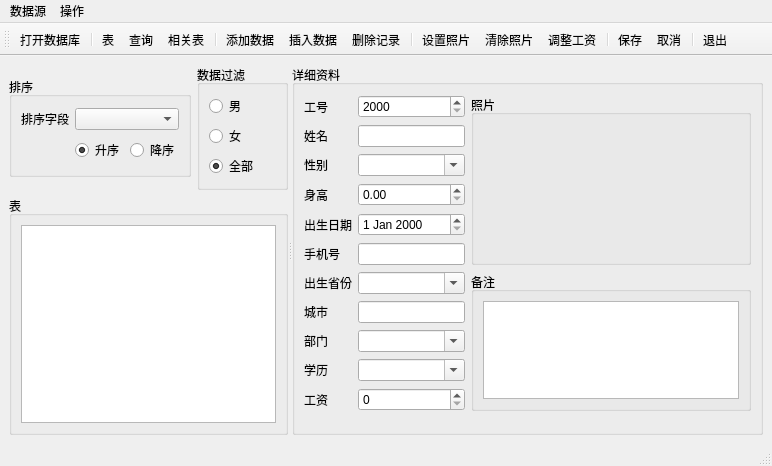
<?xml version="1.0" encoding="UTF-8"?>
<ui version="4.0">
 <class>MainWindow</class>
 <widget class="QMainWindow" name="MainWindow">
  <property name="geometry">
   <rect>
    <x>0</x>
    <y>0</y>
    <width>772</width>
    <height>466</height>
   </rect>
  </property>
  <property name="windowTitle">
   <string>MainWindow</string>
  </property>
  <widget class="QWidget" name="centralwidget">
   <layout class="QHBoxLayout" name="horizontalLayout_2">
    <item>
     <widget class="QSplitter" name="splitter">
      <property name="orientation">
       <enum>Qt::Horizontal</enum>
      </property>
      <widget class="QWidget" name="layoutWidget">
       <layout class="QVBoxLayout" name="verticalLayout">
        <item>
         <layout class="QHBoxLayout" name="horizontalLayout">
          <item>
           <widget class="QGroupBox" name="groupBoxSort">
            <property name="sizePolicy">
             <sizepolicy hsizetype="Preferred" vsizetype="Fixed">
              <horstretch>0</horstretch>
              <verstretch>0</verstretch>
             </sizepolicy>
            </property>
            <property name="minimumSize">
             <size>
              <width>0</width>
              <height>100</height>
             </size>
            </property>
            <property name="title">
             <string>排序</string>
            </property>
            <layout class="QGridLayout" name="gridLayout">
             <item row="0" column="0">
              <widget class="QLabel" name="label">
               <property name="sizePolicy">
                <sizepolicy hsizetype="Fixed" vsizetype="Preferred">
                 <horstretch>0</horstretch>
                 <verstretch>0</verstretch>
                </sizepolicy>
               </property>
               <property name="text">
                <string>排序字段</string>
               </property>
              </widget>
             </item>
             <item row="0" column="1" colspan="2">
              <widget class="QComboBox" name="comboFields">
               <property name="sizePolicy">
                <sizepolicy hsizetype="MinimumExpanding" vsizetype="Fixed">
                 <horstretch>0</horstretch>
                 <verstretch>0</verstretch>
                </sizepolicy>
               </property>
              </widget>
             </item>
             <item row="1" column="1">
              <widget class="QRadioButton" name="rbAsc">
               <property name="text">
                <string>升序</string>
               </property>
               <property name="checked">
                <bool>true</bool>
               </property>
              </widget>
             </item>
             <item row="1" column="2">
              <widget class="QRadioButton" name="rbDesc">
               <property name="text">
                <string>降序</string>
               </property>
              </widget>
             </item>
            </layout>
           </widget>
          </item>
          <item>
           <widget class="QGroupBox" name="groupBoxFilter">
            <property name="sizePolicy">
             <sizepolicy hsizetype="Preferred" vsizetype="Fixed">
              <horstretch>0</horstretch>
              <verstretch>0</verstretch>
             </sizepolicy>
            </property>
            <property name="minimumSize">
             <size>
              <width>0</width>
              <height>100</height>
             </size>
            </property>
            <property name="title">
             <string>数据过滤</string>
            </property>
            <layout class="QVBoxLayout" name="verticalLayout_2">
             <item>
              <widget class="QRadioButton" name="rbMan">
               <property name="text">
                <string>男</string>
               </property>
              </widget>
             </item>
             <item>
              <widget class="QRadioButton" name="rbWoman">
               <property name="text">
                <string>女</string>
               </property>
              </widget>
             </item>
             <item>
              <widget class="QRadioButton" name="rbBoth">
               <property name="text">
                <string>全部</string>
               </property>
               <property name="checked">
                <bool>true</bool>
               </property>
              </widget>
             </item>
            </layout>
           </widget>
          </item>
         </layout>
        </item>
        <item>
         <widget class="QGroupBox" name="groupBox_3">
          <property name="sizePolicy">
           <sizepolicy hsizetype="Preferred" vsizetype="Expanding">
            <horstretch>0</horstretch>
            <verstretch>0</verstretch>
           </sizepolicy>
          </property>
          <property name="title">
           <string>表</string>
          </property>
          <layout class="QHBoxLayout" name="horizontalLayout_3">
           <item>
            <widget class="QTableView" name="tableView"/>
           </item>
          </layout>
         </widget>
        </item>
       </layout>
      </widget>
      <widget class="QGroupBox" name="groupBox_4">
       <property name="baseSize">
        <size>
         <width>800</width>
         <height>0</height>
        </size>
       </property>
       <property name="title">
        <string>详细资料</string>
       </property>
       <layout class="QHBoxLayout" name="horizontalLayout_5">
        <item>
         <layout class="QGridLayout" name="gridLayout_2">
          <item row="0" column="0">
           <widget class="QLabel" name="label_3">
            <property name="text">
             <string>工号</string>
            </property>
           </widget>
          </item>
          <item row="0" column="1">
           <widget class="QSpinBox" name="dbSpinEmpNo">
            <property name="minimum">
             <number>2000</number>
            </property>
            <property name="maximum">
             <number>9999</number>
            </property>
           </widget>
          </item>
          <item row="0" column="2" rowspan="6">
           <widget class="QGroupBox" name="groupBox_5">
            <property name="title">
             <string>照片</string>
            </property>
            <layout class="QHBoxLayout" name="horizontalLayout_6">
             <item>
              <widget class="QLabel" name="dbLabPhoto">
               <property name="text">
                <string/>
               </property>
              </widget>
             </item>
            </layout>
           </widget>
          </item>
          <item row="1" column="0">
           <widget class="QLabel" name="label_4">
            <property name="text">
             <string>姓名</string>
            </property>
           </widget>
          </item>
          <item row="1" column="1">
           <widget class="QLineEdit" name="dbEditName"/>
          </item>
          <item row="2" column="0">
           <widget class="QLabel" name="label_5">
            <property name="text">
             <string>性别</string>
            </property>
           </widget>
          </item>
          <item row="2" column="1">
           <widget class="QComboBox" name="dbComboSex">
            <property name="editable">
             <bool>true</bool>
            </property>
           </widget>
          </item>
          <item row="3" column="0">
           <widget class="QLabel" name="label_6">
            <property name="text">
             <string>身高</string>
            </property>
           </widget>
          </item>
          <item row="3" column="1">
           <widget class="QDoubleSpinBox" name="dbSpinHeight">
            <property name="maximum">
             <double>3.000000000000000</double>
            </property>
            <property name="singleStep">
             <double>0.010000000000000</double>
            </property>
           </widget>
          </item>
          <item row="4" column="0">
           <widget class="QLabel" name="label_7">
            <property name="text">
             <string>出生日期</string>
            </property>
           </widget>
          </item>
          <item row="4" column="1">
           <widget class="QDateEdit" name="dbEditBirth"/>
          </item>
          <item row="5" column="0">
           <widget class="QLabel" name="label_8">
            <property name="text">
             <string>手机号</string>
            </property>
           </widget>
          </item>
          <item row="5" column="1">
           <widget class="QLineEdit" name="dbEditMobile"/>
          </item>
          <item row="6" column="0">
           <widget class="QLabel" name="label_10">
            <property name="text">
             <string>出生省份</string>
            </property>
           </widget>
          </item>
          <item row="6" column="1">
           <widget class="QComboBox" name="dbComboProvince">
            <property name="editable">
             <bool>true</bool>
            </property>
           </widget>
          </item>
          <item row="6" column="2" rowspan="5">
           <widget class="QGroupBox" name="groupBox_6">
            <property name="title">
             <string>备注</string>
            </property>
            <layout class="QHBoxLayout" name="horizontalLayout_4">
             <item>
              <widget class="QPlainTextEdit" name="dbEditMemo"/>
             </item>
            </layout>
           </widget>
          </item>
          <item row="7" column="0">
           <widget class="QLabel" name="label_11">
            <property name="text">
             <string>城市</string>
            </property>
           </widget>
          </item>
          <item row="7" column="1">
           <widget class="QLineEdit" name="dbEditCity"/>
          </item>
          <item row="8" column="0">
           <widget class="QLabel" name="label_12">
            <property name="text">
             <string>部门</string>
            </property>
           </widget>
          </item>
          <item row="8" column="1">
           <widget class="QComboBox" name="dbComboDep">
            <property name="editable">
             <bool>true</bool>
            </property>
           </widget>
          </item>
          <item row="9" column="0">
           <widget class="QLabel" name="label_13">
            <property name="text">
             <string>学历</string>
            </property>
           </widget>
          </item>
          <item row="9" column="1">
           <widget class="QComboBox" name="dbComboEdu">
            <property name="editable">
             <bool>true</bool>
            </property>
           </widget>
          </item>
          <item row="10" column="0">
           <widget class="QLabel" name="label_14">
            <property name="text">
             <string>工资</string>
            </property>
           </widget>
          </item>
          <item row="10" column="1">
           <widget class="QSpinBox" name="dbSpinSalary">
            <property name="maximum">
             <number>20000</number>
            </property>
           </widget>
          </item>
         </layout>
        </item>
       </layout>
      </widget>
     </widget>
    </item>
   </layout>
  </widget>
  <widget class="QMenuBar" name="menubar">
   <property name="geometry">
    <rect>
     <x>0</x>
     <y>0</y>
     <width>772</width>
     <height>21</height>
    </rect>
   </property>
   <widget class="QMenu" name="menu">
    <property name="title">
     <string>操作</string>
    </property>
    <addaction name="separator"/>
    <addaction name="actAppend"/>
    <addaction name="actInsert"/>
    <addaction name="actDelete"/>
    <addaction name="separator"/>
    <addaction name="actSetPhoto"/>
    <addaction name="actClearPhoto"/>
    <addaction name="actSalary"/>
    <addaction name="separator"/>
    <addaction name="actSubmit"/>
    <addaction name="actRevert"/>
    <addaction name="separator"/>
    <addaction name="actQuit"/>
   </widget>
   <widget class="QMenu" name="menu_2">
    <property name="title">
     <string>数据源</string>
    </property>
    <addaction name="actOpenDB"/>
    <addaction name="actOpenTable"/>
    <addaction name="actOpenQuery"/>
   </widget>
   <addaction name="menu_2"/>
   <addaction name="menu"/>
  </widget>
  <widget class="QStatusBar" name="statusbar"/>
  <widget class="QToolBar" name="toolBar">
   <property name="windowTitle">
    <string>toolBar</string>
   </property>
   <attribute name="toolBarArea">
    <enum>TopToolBarArea</enum>
   </attribute>
   <attribute name="toolBarBreak">
    <bool>false</bool>
   </attribute>
   <addaction name="actOpenDB"/>
   <addaction name="separator"/>
   <addaction name="actOpenTable"/>
   <addaction name="actOpenQuery"/>
   <addaction name="actRelation"/>
   <addaction name="separator"/>
   <addaction name="actAppend"/>
   <addaction name="actInsert"/>
   <addaction name="actDelete"/>
   <addaction name="separator"/>
   <addaction name="actSetPhoto"/>
   <addaction name="actClearPhoto"/>
   <addaction name="actSalary"/>
   <addaction name="separator"/>
   <addaction name="actSubmit"/>
   <addaction name="actRevert"/>
   <addaction name="separator"/>
   <addaction name="actQuit"/>
  </widget>
  <action name="actOpenDB">
   <property name="text">
    <string>打开数据库</string>
   </property>
  </action>
  <action name="actQuit">
   <property name="text">
    <string>退出</string>
   </property>
  </action>
  <action name="actAppend">
   <property name="text">
    <string>添加数据</string>
   </property>
  </action>
  <action name="actInsert">
   <property name="text">
    <string>插入数据</string>
   </property>
  </action>
  <action name="actSubmit">
   <property name="text">
    <string>保存</string>
   </property>
  </action>
  <action name="actRevert">
   <property name="text">
    <string>取消</string>
   </property>
  </action>
  <action name="actDelete">
   <property name="text">
    <string>删除记录</string>
   </property>
  </action>
  <action name="actSetPhoto">
   <property name="text">
    <string>设置照片</string>
   </property>
  </action>
  <action name="actClearPhoto">
   <property name="text">
    <string>清除照片</string>
   </property>
  </action>
  <action name="actSalary">
   <property name="text">
    <string>调整工资</string>
   </property>
  </action>
  <action name="actOpenTable">
   <property name="text">
    <string>表</string>
   </property>
  </action>
  <action name="actOpenQuery">
   <property name="text">
    <string>查询</string>
   </property>
  </action>
  <action name="actRelation">
   <property name="text">
    <string>相关表</string>
   </property>
  </action>
 </widget>
 <resources/>
 <connections>
  <connection>
   <sender>actQuit</sender>
   <signal>triggered()</signal>
   <receiver>MainWindow</receiver>
   <slot>close()</slot>
   <hints>
    <hint type="sourcelabel">
     <x>-1</x>
     <y>-1</y>
    </hint>
    <hint type="destinationlabel">
     <x>399</x>
     <y>299</y>
    </hint>
   </hints>
  </connection>
 </connections>
</ui>
